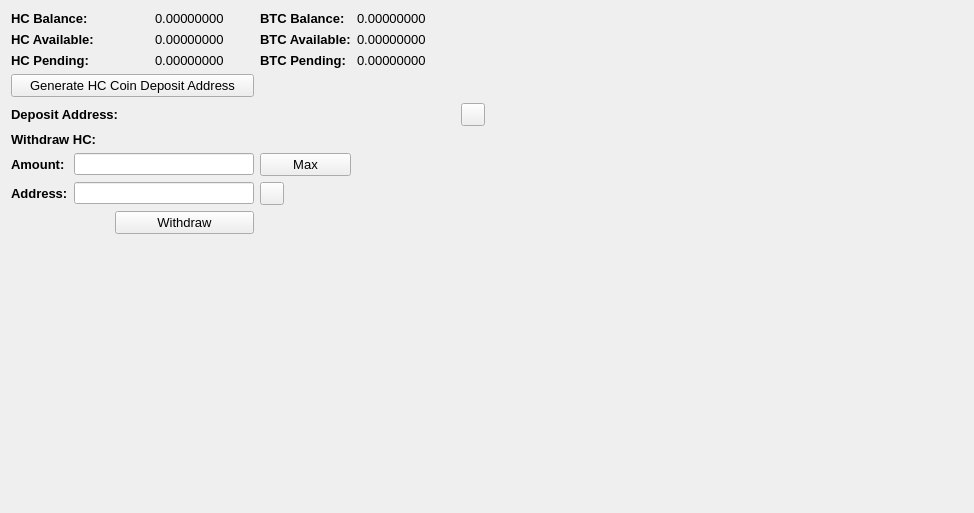
     <widget class="QWidget" name="BalanceTab">
      <attribute name="title">
       <string>Balance</string>
      </attribute>
      <layout class="QGridLayout" name="gridLayout_2">
       <item row="0" column="0" colspan="2">
        <widget class="QLabel" name="label_11">
         <property name="font">
          <font>
           <pointsize>10</pointsize>
           <weight>75</weight>
           <bold>true</bold>
          </font>
         </property>
         <property name="text">
          <string>HC Balance:</string>
         </property>
        </widget>
       </item>
       <item row="0" column="3">
        <widget class="QLabel" name="HMBalanceLabel">
         <property name="font">
          <font>
           <pointsize>10</pointsize>
          </font>
         </property>
         <property name="text">
          <string>0.00000000</string>
         </property>
         <property name="textInteractionFlags">
          <set>Qt::LinksAccessibleByMouse|Qt::TextSelectableByMouse</set>
         </property>
        </widget>
       </item>
       <item row="0" column="4">
        <widget class="QLabel" name="label_12">
         <property name="font">
          <font>
           <pointsize>10</pointsize>
           <weight>75</weight>
           <bold>true</bold>
          </font>
         </property>
         <property name="text">
          <string>BTC Balance:</string>
         </property>
        </widget>
       </item>
       <item row="0" column="5">
        <widget class="QLabel" name="BitcoinBalanceLabel">
         <property name="font">
          <font>
           <pointsize>10</pointsize>
          </font>
         </property>
         <property name="text">
          <string>0.00000000</string>
         </property>
         <property name="textInteractionFlags">
          <set>Qt::LinksAccessibleByMouse|Qt::TextSelectableByMouse</set>
         </property>
        </widget>
       </item>
       <item row="0" column="7" rowspan="10">
        <spacer name="horizontalSpacer_4">
         <property name="orientation">
          <enum>Qt::Horizontal</enum>
         </property>
         <property name="sizeHint" stdset="0">
          <size>
           <width>478</width>
           <height>488</height>
          </size>
         </property>
        </spacer>
       </item>
       <item row="1" column="0" colspan="2">
        <widget class="QLabel" name="label_13">
         <property name="font">
          <font>
           <pointsize>10</pointsize>
           <weight>75</weight>
           <bold>true</bold>
          </font>
         </property>
         <property name="text">
          <string>HC Available:</string>
         </property>
        </widget>
       </item>
       <item row="1" column="3">
        <widget class="QLabel" name="HMAvailableLabel_2">
         <property name="font">
          <font>
           <pointsize>10</pointsize>
          </font>
         </property>
         <property name="text">
          <string>0.00000000</string>
         </property>
         <property name="textInteractionFlags">
          <set>Qt::LinksAccessibleByMouse|Qt::TextSelectableByMouse</set>
         </property>
        </widget>
       </item>
       <item row="1" column="4">
        <widget class="QLabel" name="label_15">
         <property name="font">
          <font>
           <pointsize>10</pointsize>
           <weight>75</weight>
           <bold>true</bold>
          </font>
         </property>
         <property name="text">
          <string>BTC Available:</string>
         </property>
        </widget>
       </item>
       <item row="1" column="5">
        <widget class="QLabel" name="BitcoinAvailableLabel">
         <property name="font">
          <font>
           <pointsize>10</pointsize>
          </font>
         </property>
         <property name="text">
          <string>0.00000000</string>
         </property>
         <property name="textInteractionFlags">
          <set>Qt::LinksAccessibleByMouse|Qt::TextSelectableByMouse</set>
         </property>
        </widget>
       </item>
       <item row="2" column="0" colspan="2">
        <widget class="QLabel" name="label_14">
         <property name="font">
          <font>
           <pointsize>10</pointsize>
           <weight>75</weight>
           <bold>true</bold>
          </font>
         </property>
         <property name="text">
          <string>HC Pending:</string>
         </property>
        </widget>
       </item>
       <item row="2" column="3">
        <widget class="QLabel" name="HMPendingLabel">
         <property name="font">
          <font>
           <pointsize>10</pointsize>
          </font>
         </property>
         <property name="text">
          <string>0.00000000</string>
         </property>
         <property name="textInteractionFlags">
          <set>Qt::LinksAccessibleByMouse|Qt::TextSelectableByMouse</set>
         </property>
        </widget>
       </item>
       <item row="2" column="4">
        <widget class="QLabel" name="label_31">
         <property name="font">
          <font>
           <pointsize>10</pointsize>
           <weight>75</weight>
           <bold>true</bold>
          </font>
         </property>
         <property name="text">
          <string>BTC Pending:</string>
         </property>
        </widget>
       </item>
       <item row="2" column="5">
        <widget class="QLabel" name="BitcoinPendingLabel">
         <property name="font">
          <font>
           <pointsize>10</pointsize>
          </font>
         </property>
         <property name="text">
          <string>0.00000000</string>
         </property>
         <property name="textInteractionFlags">
          <set>Qt::LinksAccessibleByMouse|Qt::TextSelectableByMouse</set>
         </property>
        </widget>
       </item>
       <item row="3" column="0" colspan="4">
        <widget class="QPushButton" name="GenDepositBTN">
         <property name="font">
          <font>
           <pointsize>10</pointsize>
          </font>
         </property>
         <property name="text">
          <string>Generate HC Coin Deposit Address</string>
         </property>
        </widget>
       </item>
       <item row="4" column="0" colspan="3">
        <widget class="QLabel" name="label_33">
         <property name="font">
          <font>
           <pointsize>10</pointsize>
           <weight>75</weight>
           <bold>true</bold>
          </font>
         </property>
         <property name="text">
          <string>Deposit Address:</string>
         </property>
        </widget>
       </item>
       <item row="4" column="3" colspan="3">
        <widget class="QLabel" name="DepositAddressLabel">
         <property name="minimumSize">
          <size>
           <width>300</width>
           <height>0</height>
          </size>
         </property>
         <property name="palette">
          <palette>
           <active>
            <colorrole role="WindowText">
             <brush brushstyle="SolidPattern">
              <color alpha="255">
               <red>0</red>
               <green>0</green>
               <blue>0</blue>
              </color>
             </brush>
            </colorrole>
            <colorrole role="Text">
             <brush brushstyle="SolidPattern">
              <color alpha="255">
               <red>0</red>
               <green>0</green>
               <blue>255</blue>
              </color>
             </brush>
            </colorrole>
           </active>
           <inactive>
            <colorrole role="WindowText">
             <brush brushstyle="SolidPattern">
              <color alpha="255">
               <red>0</red>
               <green>0</green>
               <blue>0</blue>
              </color>
             </brush>
            </colorrole>
            <colorrole role="Text">
             <brush brushstyle="SolidPattern">
              <color alpha="255">
               <red>0</red>
               <green>0</green>
               <blue>255</blue>
              </color>
             </brush>
            </colorrole>
           </inactive>
           <disabled>
            <colorrole role="WindowText">
             <brush brushstyle="SolidPattern">
              <color alpha="255">
               <red>120</red>
               <green>120</green>
               <blue>120</blue>
              </color>
             </brush>
            </colorrole>
            <colorrole role="Text">
             <brush brushstyle="SolidPattern">
              <color alpha="255">
               <red>120</red>
               <green>120</green>
               <blue>120</blue>
              </color>
             </brush>
            </colorrole>
           </disabled>
          </palette>
         </property>
         <property name="font">
          <font>
           <pointsize>10</pointsize>
           <weight>75</weight>
           <bold>true</bold>
          </font>
         </property>
         <property name="text">
          <string/>
         </property>
         <property name="alignment">
          <set>Qt::AlignRight|Qt::AlignTrailing|Qt::AlignVCenter</set>
         </property>
         <property name="textInteractionFlags">
          <set>Qt::LinksAccessibleByMouse|Qt::TextSelectableByKeyboard|Qt::TextSelectableByMouse</set>
         </property>
        </widget>
       </item>
       <item row="4" column="6">
        <widget class="QToolButton" name="DepositCopyButton">
         <property name="toolTip">
          <string>Copy to clipboard</string>
         </property>
         <property name="text">
          <string/>
         </property>
         <property name="icon">
          <iconset resource="../bitcoin.qrc">
           <normaloff>:/icons/editcopy</normaloff>:/icons/editcopy</iconset>
         </property>
         <property name="shortcut">
          <string>Alt+P</string>
         </property>
        </widget>
       </item>
       <item row="5" column="0" colspan="2">
        <widget class="QLabel" name="label_34">
         <property name="font">
          <font>
           <pointsize>10</pointsize>
           <weight>75</weight>
           <bold>true</bold>
          </font>
         </property>
         <property name="text">
          <string>Withdraw HC:</string>
         </property>
        </widget>
       </item>
       <item row="6" column="0">
        <widget class="QLabel" name="label_26">
         <property name="font">
          <font>
           <pointsize>10</pointsize>
           <weight>75</weight>
           <bold>true</bold>
          </font>
         </property>
         <property name="text">
          <string>Amount:</string>
         </property>
        </widget>
       </item>
       <item row="6" column="1" colspan="3">
        <widget class="QLineEdit" name="WithdrawUnitsInput">
         <property name="font">
          <font>
           <pointsize>9</pointsize>
           <weight>75</weight>
           <bold>true</bold>
          </font>
         </property>
         <property name="text">
          <string/>
         </property>
        </widget>
       </item>
       <item row="6" column="4">
        <widget class="QPushButton" name="Withdraw_Max_Amount">
         <property name="font">
          <font>
           <pointsize>10</pointsize>
          </font>
         </property>
         <property name="text">
          <string>Max</string>
         </property>
        </widget>
       </item>
       <item row="7" column="0">
        <widget class="QLabel" name="label_10">
         <property name="font">
          <font>
           <pointsize>10</pointsize>
           <weight>75</weight>
           <bold>true</bold>
          </font>
         </property>
         <property name="text">
          <string>Address:</string>
         </property>
        </widget>
       </item>
       <item row="7" column="1" colspan="3">
        <widget class="QLineEdit" name="WithdrawAddress">
         <property name="font">
          <font>
           <pointsize>9</pointsize>
           <weight>75</weight>
           <bold>true</bold>
          </font>
         </property>
        </widget>
       </item>
       <item row="7" column="4">
        <widget class="QToolButton" name="WithdrawPasteButton">
         <property name="toolTip">
          <string>Paste from clipboard</string>
         </property>
         <property name="text">
          <string/>
         </property>
         <property name="icon">
          <iconset resource="../bitcoin.qrc">
           <normaloff>:/icons/editpaste</normaloff>:/icons/editpaste</iconset>
         </property>
         <property name="shortcut">
          <string>Alt+P</string>
         </property>
        </widget>
       </item>
       <item row="8" column="2" colspan="2">
        <widget class="QPushButton" name="WithdrawUnitsBtn">
         <property name="font">
          <font>
           <pointsize>10</pointsize>
          </font>
         </property>
         <property name="text">
          <string>Withdraw</string>
         </property>
        </widget>
       </item>
       <item row="9" column="0" colspan="6">
        <spacer name="verticalSpacer">
         <property name="orientation">
          <enum>Qt::Vertical</enum>
         </property>
         <property name="sizeHint" stdset="0">
          <size>
           <width>428</width>
           <height>262</height>
          </size>
         </property>
        </spacer>
       </item>
      </layout>
      <zorder>label_31</zorder>
      <zorder>label_15</zorder>
      <zorder>label_12</zorder>
      <zorder>label_14</zorder>
      <zorder>label_13</zorder>
      <zorder>label_11</zorder>
      <zorder>BitcoinBalanceLabel</zorder>
      <zorder>HMBalanceLabel</zorder>
      <zorder>HMAvailableLabel_2</zorder>
      <zorder>HMPendingLabel</zorder>
      <zorder>BitcoinAvailableLabel</zorder>
      <zorder>BitcoinPendingLabel</zorder>
      <zorder>label_33</zorder>
      <zorder>GenDepositBTN</zorder>
      <zorder>DepositAddressLabel</zorder>
      <zorder>Withdraw_Max_Amount</zorder>
      <zorder>label_34</zorder>
      <zorder>WithdrawUnitsInput</zorder>
      <zorder>label_10</zorder>
      <zorder>label_26</zorder>
      <zorder>WithdrawAddress</zorder>
      <zorder>WithdrawUnitsBtn</zorder>
      <zorder>horizontalSpacer_4</zorder>
      <zorder>verticalSpacer</zorder>
      <zorder>WithdrawPasteButton</zorder>
      <zorder>DepositCopyButton</zorder>
     </widget>
